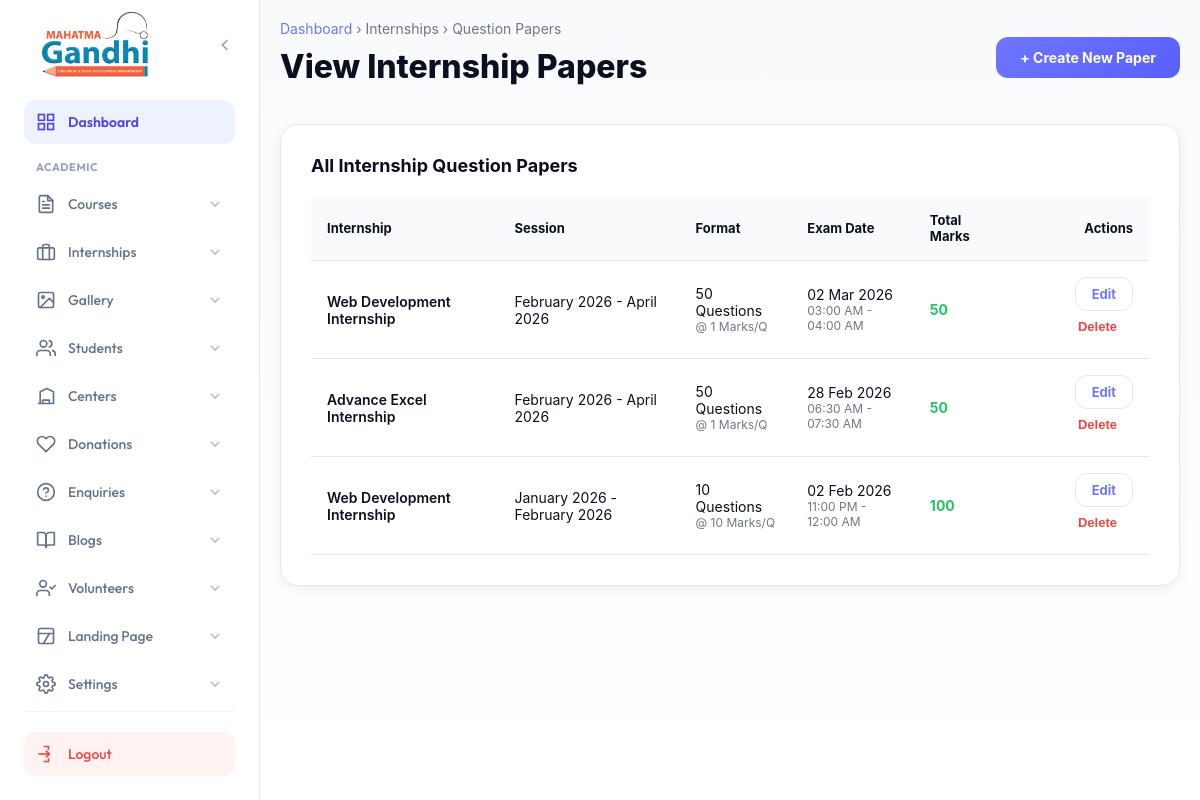
/admin/internships/view-question-papers.php, run on the app's committed database.
### tables this page shows
CREATE TABLE `internship_question_papers` (
  `id` int(11) NOT NULL AUTO_INCREMENT,
  `internship_id` int(11) NOT NULL,
  `session_id` int(11) NOT NULL,
  `total_questions` int(11) NOT NULL,
  `marks_per_question` int(11) NOT NULL,
  `total_marks` int(11) NOT NULL,
  `passing_marks` int(11) NOT NULL,
  `exam_date` date NOT NULL,
  `exam_duration` int(11) NOT NULL COMMENT 'Duration in minutes',
  `start_time` time NOT NULL,
  `end_time` time NOT NULL,
  `created_at` timestamp NULL DEFAULT current_timestamp(),
  PRIMARY KEY (`id`),
  KEY `internship_id` (`internship_id`),
  KEY `session_id` (`session_id`),
  CONSTRAINT `internship_question_papers_ibfk_1` FOREIGN KEY (`internship_id`) REFERENCES `internships` (`id`) ON DELETE CASCADE,
  CONSTRAINT `internship_question_papers_ibfk_2` FOREIGN KEY (`session_id`) REFERENCES `internship_sessions` (`id`) ON DELETE CASCADE
);

CREATE TABLE `internships` (
  `id` int(11) NOT NULL AUTO_INCREMENT,
  `title` varchar(255) NOT NULL,
  `slug` varchar(255) NOT NULL,
  `description` text DEFAULT NULL,
  `fees` longtext DEFAULT NULL CHECK (json_valid(`fees`)),
  `duration_value` int(11) DEFAULT NULL,
  `duration_type` varchar(50) DEFAULT NULL,
  `featured_image` varchar(255) DEFAULT NULL,
  `meta_title` varchar(255) DEFAULT NULL,
  `meta_desc` text DEFAULT NULL,
  `meta_keywords` text DEFAULT NULL,
  `is_active` tinyint(1) DEFAULT 1,
  `created_at` timestamp NULL DEFAULT current_timestamp(),
  `updated_at` timestamp NULL DEFAULT current_timestamp() ON UPDATE current_timestamp(),
  PRIMARY KEY (`id`),
  UNIQUE KEY `slug` (`slug`)
);

CREATE TABLE `internship_sessions` (
  `id` int(11) NOT NULL AUTO_INCREMENT,
  `internship_id` int(11) NOT NULL,
  `session_name` varchar(100) NOT NULL,
  `start_month` varchar(20) NOT NULL,
  `start_year` int(11) NOT NULL,
  `end_month` varchar(20) NOT NULL,
  `end_year` int(11) NOT NULL,
  `is_active` tinyint(1) DEFAULT 1,
  `created_at` timestamp NULL DEFAULT current_timestamp(),
  PRIMARY KEY (`id`)
);

### admin/internships/view-question-papers.php (the view, shortened to what this page needs)
<?php
$conn = getDbConnection();
$sql_papers = "SELECT qp.*, i.title as internship_title, s.session_name
               FROM internship_question_papers qp
               JOIN internships i ON qp.internship_id = i.id
               JOIN internship_sessions s ON qp.session_id = s.id
               ORDER BY qp.created_at DESC";
$result_papers = $conn->query($sql_papers);
include __DIR__ . "/../sidebar.php";
?>
<!DOCTYPE html>
<html lang="en">
<head>
</head>
<body>
    <main class="admin-content">
        <div class="page-header">
            <div>
                <div style="font-size:14px;color:var(--muted);margin-bottom:10px">
                    <a href="../index.php" style="text-decoration:none;color:var(--indigo)">Dashboard</a> › Internships › Question Papers
                </div>
                <h1 class="page-title">View Internship Papers</h1>
            </div>
            <div>
                <a href="create-internship-question-paper.php" class="btn btn-primary">+ Create New Paper</a>
            </div>
        </div>
        <div class="card">
            <h3 style="font-size:18px; font-weight:700; margin-bottom:15px;">All Internship Question Papers</h3>
            <table class="table">
                <thead>
                    <tr>
                        <th>Internship</th>
                        <th>Session</th>
                        <th>Format</th>
                        <th>Exam Date</th>
                        <th>Total Marks</th>
                        <th style="text-align:right">Actions</th>
                    </tr>
                </thead>
                <tbody>
                    <?php if ($result_papers->num_rows > 0): ?>
                        <?php while($row = $result_papers->fetch_assoc()): ?>
                        <tr>
                            <td style="font-weight:600; color:var(--text)"><?php echo htmlspecialchars($row['internship_title']); ?></td>
                            <td><?php echo htmlspecialchars($row['session_name']); ?></td>
                            <td>
                                <div><?php echo $row['total_questions']; ?> Questions</div>
                                <div style="font-size:12px;color:var(--muted)">@ <?php echo $row['marks_per_question']; ?> Marks/Q</div>
                            </td>
                            <td>
                                <?php echo date("d M Y", strtotime($row['exam_date'])); ?><br>
                                <span style="font-size:12px;color:var(--muted)"><?php echo date("h:i A", strtotime($row['start_time'])); ?> - <?php echo date("h:i A", strtotime($row['end_time'])); ?></span>
                            </td>
                            <td><span style="font-weight:700; color:var(--active)"><?php echo $row['total_marks']; ?></span></td>
                            <td style="text-align:right">
                                <a href="create-internship-question-paper.php?edit_id=<?php echo $row['id']; ?>" class="btn btn-sm btn-primary" style="background:none; color:var(--indigo); border:1px solid var(--line)">Edit</a>
                                <form method="POST" style="display:inline-block;" onsubmit="return confirm('Are you sure you want to delete this paper?');">
                                    <button type="submit" class="btn btn-sm btn-danger" style="background:none; color:var(--error); border:none">Delete</button>
                                </form>
                            </td>
                        </tr>
                        <?php endwhile; ?>
                    <?php else: ?>
                        <tr><td colspan="6" style="text-align:center;padding:40px;color:var(--muted)">No question papers found.</td></tr>
                    <?php endif; ?>
                </tbody>
            </table>
        </div>
    </main>
</body>
</html>

### admin/sidebar.php (style rules this page uses)
:root { --admin-primary: #4f46e5; --admin-primary-dark: #3730a3; --admin-primary-soft: #eef2ff; --admin-hover-bg: #f5f3ff; --text-main: #1e293b; --text-light: #64748b; --sidebar-w: 260px; --transition: all 0.3s cubic-bezier(0.4, 0, 0.2, 1); --shadow-glow: 0 10px 15px -3px rgba(79, 70, 229, 0.2); }

### admin/internships/view-question-papers.php (style rules this page uses)
:root { --active:#22c55e;--indigo:#6f75ff;--line:#e6e8ee;--text:#0b1020;--muted:#6f7787;--error:#ef4444;--success:#22c55e }
* { margin:0;padding:0;box-sizing:border-box }
body { font-family:-apple-system,BlinkMacSystemFont,'Segoe UI',Roboto,sans-serif;background:linear-gradient(180deg,#f8fafc 0%,#ffffff 100%);color:var(--text) }
.admin-content { margin-left:260px;min-height:100vh;padding:20px;transition:margin-left .25s ease }
.page-header { margin-bottom:30px; display:flex; justify-content:space-between; align-items:center }
.page-title { font-size:32px;font-weight:800;color:var(--text);margin-bottom:8px }
.card { background:#fff;border:1px solid var(--line);border-radius:18px;padding:30px;box-shadow:0 4px 12px rgba(0,0,0,.05);margin-bottom:20px }
.btn { display:inline-flex;align-items:center;gap:8px;padding:12px 24px;border-radius:12px;font-weight:700;font-size:14px;border:none;cursor:pointer;transition:all .2s ease;text-decoration:none }
.btn-primary { background:linear-gradient(135deg,var(--indigo) 0%,#5a5fff 100%);color:#fff }
.btn-danger { background:var(--error);color:#fff }
.btn-sm { padding:8px 16px; font-size:13px; }
.table { width:100%;border-collapse:collapse;margin-top:20px }
.table th { text-align:left;padding:16px;background:#f8fafc;font-size:13px;font-weight:700;border-bottom:1px solid var(--line) }
.table td { padding:16px;border-bottom:1px solid var(--line);font-size:14px;vertical-align:middle }

### data on the page
internship_question_papers: internship.title "Web Development Internship", session.session_name "February 2026 - April 2026", total_questions "50", marks_per_question "1", exam_date "02 Mar 2026", start_time "03:00 AM", end_time "04:00 AM", total_marks "50"
internship_question_papers: internship.title "Advance Excel Internship", session.session_name "February 2026 - April 2026", total_questions "50", marks_per_question "1", exam_date "28 Feb 2026", start_time "06:30 AM", end_time "07:30 AM", total_marks "50"
internship_question_papers: internship.title "Web Development Internship", session.session_name "January 2026 - February 2026", total_questions "10", marks_per_question "10", exam_date "02 Feb 2026", start_time "11:00 PM", end_time "12:00 AM", total_marks "100"
